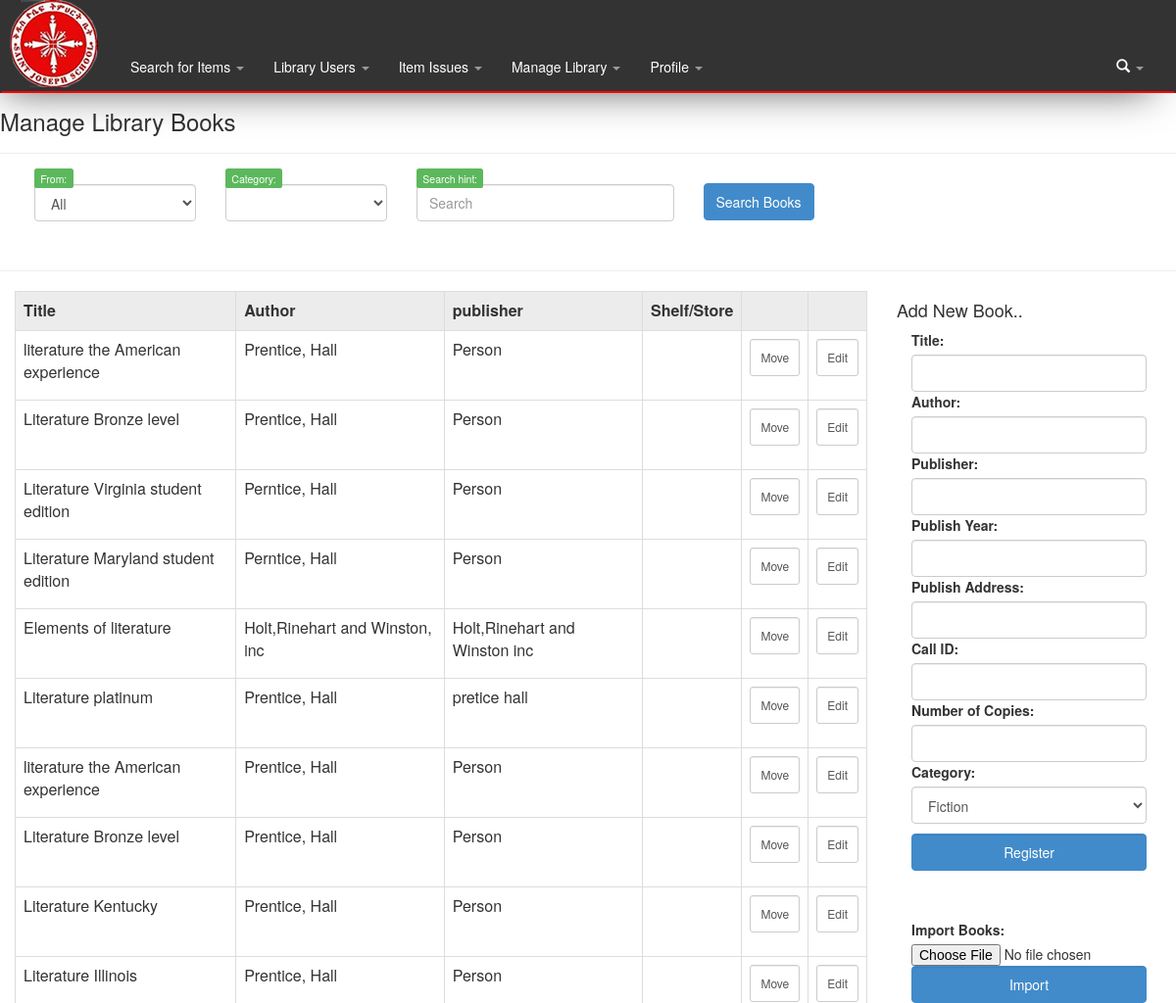
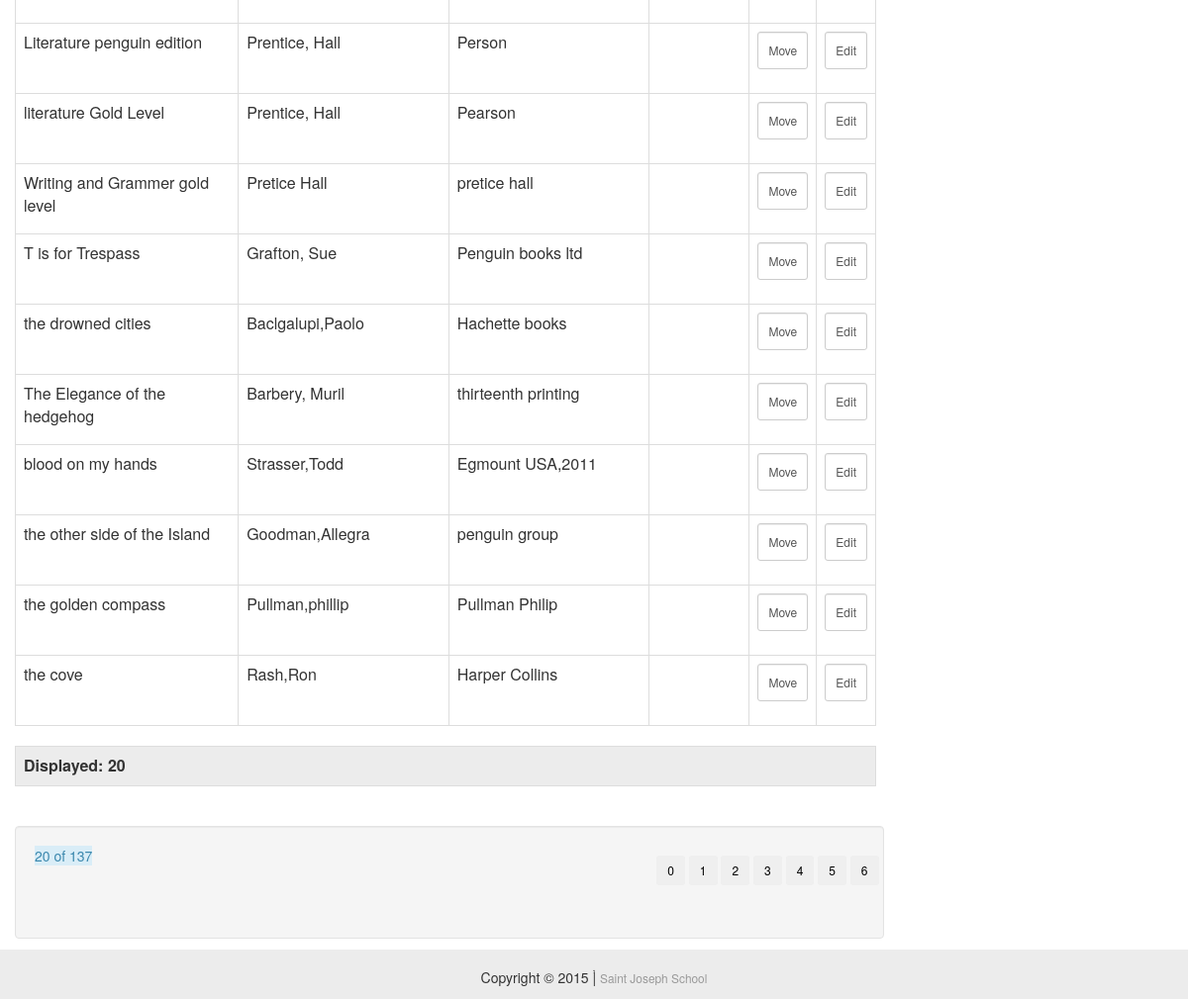
Screenshot of /Librarian.php?page=library_books (signed in) with the database file from the repository (2 pictures, top to bottom).
### tables this page shows
CREATE TABLE IF NOT EXISTS `books` (
`id` int(11) NOT NULL,
  `title` varchar(45) NOT NULL,
  `cat_id` int(11) NOT NULL,
  `author` varchar(45) NOT NULL,
  `publisher` varchar(45) NOT NULL,
  `publish_year` varchar(8) NOT NULL,
  `publish_address` varchar(45) NOT NULL,
  `call_id` varchar(8) NOT NULL,
  `copy_number` int(11) NOT NULL,
  `shelf_or_store` enum('store','shelf') NOT NULL,
  `update_time` datetime NOT NULL DEFAULT CURRENT_TIMESTAMP,
  `Created_Date` timestamp NOT NULL DEFAULT CURRENT_TIMESTAMP
);

### private/LMS.php (called while the page is built, shortened)
<?php
class LMS
{
    public function connect()
    {
        return mysqli_connect_errno();
    }
    public function search_book($hint, $from = "ALL", $cat_id)
    {
        global $conn;
        $sql = "";
        if(isset($hint) and $hint != "")
        {
            $sql .= "SELECT * FROM books WHERE (books.title LIKE '%$hint%' OR books.author LIKE '%$hint%' OR books.publisher LIKE '%$hint%') ";
            if(!isset($from) or $from == "All" or $from == "")
            {
                if(isset($cat_id) and $cat_id <= 1)
                {
                }
                else{
                    $sql .= "AND books.cat_id = $cat_id ";
                }
            }
            else{
                $sql .= "AND books.shelf_or_store = '$from' ";
                if(isset($cat_id) and $cat_id <= 1)
                {
                }
                else{
                    $sql .=  "AND books.cat_id = $cat_id ";
                }
            }
        }
        elseif($hint == "")
        {
            $sql = "SELECT * FROM books ";
        }
        $response = array();
        $result = mysqli_query($conn, $sql);
        if($result)
        {
            while($row = mysqli_fetch_assoc($result))
            {
                $response[] = $row;
            }
        }
        return $response;
    }
    public function get_all_book_categories()
    {
        global $conn;
        $return = array();
        $sql = "SELECT id, name FROM book_catagory ORDER BY id ASC";
        $result = mysqli_query($conn, $sql);
        while($row = mysqli_fetch_assoc($result))
        {
            $return[] = $row;
        }
        return $return;
    }
}
?>

### private/LMS_Engine.php (called while the page is built, shortened)
<?php
require_once 'LMS.php';
$lms = new LMS();
class LMS_Engine{
    public function get_all_book_categories()
    {
        global $lms;
        return $lms->get_all_book_categories();
    }
    public function search_book($hint, $from, $cat_id)
    {
        global $lms;
        return $lms->search_book($hint, $from, $cat_id);
    }
}
?>

### pages/elements/Library_Books_Table_Items.php (the view, shortened to what this page needs)
<tr>
    <td><?php echo $found['title']?></td>
    <td><?php echo $found['author']?></td>
    <td><?php echo $found['publisher']?></td>
    <td><?php echo $found['shelf_or_store']?></td>
    <td>
        <form  class="form-vertical" method="POST"  action="Librarian.php?page=library_books">
            <button  class="form-control btn-small" type="submit" value="<?php echo $found['id']?>" name="move_book">Move</strong> </button>
        </form>
    </td>
    <td>
        <form  class="form-vertical" method="POST"  action="Librarian.php?page=edit_book">
            <button  class="form-control btn-small" type="submit" value="<?php echo $found['id']?>" name="edit_book_field">Edit</strong> </button>
        </form>
    </td>
</tr>

### pages/Library_Book_Items.php (shortened to what this page needs)
<?php
require_once 'private/LMS_Engine.php';
$engine = new LMS_Engine();
$page_num = null;
$from = "All";
$hint = "";
$cat_id = 1;
if(!isset($_GET['page_num']))
{
    $page_num = 0;
}else{
    $page_num = $_GET['page_num'];
    $from = $_GET['from'];
    $hint = $_GET['hint'];
    $cat_id = $_GET['cat_id'];
}
?>
<div class="container" id="main">
    <div  class="row" id="contact">
        <div class="page-header">
            <h3>Manage Library Books </h3>
        </div>
        <div class="col-lg-12" style="margin-left: 5px" >
            <form class="form-horizontal"  method="post" action="Librarian.php?page=library_books">
                <div class="col-md-2 col-lg-2">
                    <label class="label label-success" >From: </label>
                    <select class="form-control" name="from" id="from">
                        <?php
                        echo "<option value=\"$from\">".$from.'</option>';
                        ?>
                    </select>
                </div>
                <div class="col-lg-2">
                    <label class="label label-success">Category: </label>
                    <select class="form-control" name="cat_id" id="cat_id">
                        <?php
                            echo '<option value='.$cat_id.'>'.$engine->get_book_cat_name($cat_id)['name'].'</option>';
                        $vals = $engine->get_all_book_categories();
                        foreach($vals as $values){
                            echo "<option value='{$values['id']}'>{$values['name']}</option>";
                        }
                        ?>
                    </select>
                </div>
                <div class="col-md-3 col-lg-3">
                    <label class="label label-success">Search hint: </label>
                    <input type="text" class="form-control" name="hint" placeholder="Search" value="<?php echo $hint;?>"><br>
                </div>
                <div class="col-md-2 col-lg-2">
                    <input class="btn btn-primary btn-default" name="Search_Items" type="submit" value="Search Books" style="margin-top: 10px">
                </div>
            </form>
        </div>
    </div>
    <div class="row" id="contact">
        <hr>
        <div class="col-sm-9 col-md-9 col-lg-9"  >
            <link href="bootstrap/css/bootstrap.min.css" rel="stylesheet">
            <div class="table table-responsive">
                <table class="table table-bordered">
                    <thead>
                    <tr style="background: #ececec">
                        <th>Title</th>
                        <th>Author</th>
                        <th>publisher</th>
                        <th>Shelf/Store</th>
                        <th></th>
                        <th></th>
                    </tr>
                    </thead class="table table-condensed">
                    <tbody >
                    <?php
                        $founds = $engine->search_book($hint, $from, $cat_id);
                    $founds = array_reverse($founds,null);
                    $total = count($founds);
                    $size = 20;
                    $start = $page_num * $size;
                    $i = 0;
                    $disp = 0;
                    foreach($founds as $found) {
                        if ($start > $i) {
                            $i++;
                            continue;
                        } elseif ($i < $start + 20) {
                                include 'pages/elements/Library_Books_Table_items.php';
                            $disp++;
                                $i++;
                            }else{
                                break;
                            }
                    }
                    ?>
                    </tbody>
                </table>
            </div>
            <div class="table table-responsive">
                <table class="table table-bordered">
                    <thead>
                    <tr style="background: #ececec">
                        <th>Displayed: <?php echo $disp;?></th>
                    </tr>
                </table>
            </div>
        </div>
        <div class="col-lg-3 pull-right">
            <h4>Add New Book.. </h4>
            <form class="form-horizontal"  method="post" action="">
                <div class="col-lg-12">
                    <label> Title: </label>
                    <input class="form-control" name="title" type="text">
                </div>
                <div class="col-lg-12">
                    <label> Author: </label>
                    <input class="form-control" name="author" type="text">
                </div>
                <div class="col-lg-12">
                    <label>Publisher: </label>
                    <input class="form-control" name="publisher" type="text">
                </div>
                <div class="col-lg-12">
                    <label>Publish Year: </label>
                    <input class="form-control" name="publish_year" type="text">
                </div>
                <div class="col-lg-12">
                    <label>Publish Address: </label>
                    <input class="form-control" name="publish_address" type="text">
                </div>
                <div class="col-lg-12">
                    <label> Call ID: </label>
                    <input class="form-control" name="call_id" type="text">
                </div>
                <div class="col-lg-12">
                    <label> Number of Copies: </label>
                    <input class="form-control" name="copy_number" type="text">
                </div>
                <div class="col-lg-12">
                    <label>Category: </label>
                    <select class="form-control"  name="cat_id" id="cat_id">
                        <?php
                        $vals = $engine->get_all_book_categories();
                        foreach($vals as $values){
                            echo "<option value='{$values['id']}'>{$values['name']}</option>";
                        }
                        ?>
                    </select>
                </div>
                <div class="col-lg-12" style="margin-top: 10px">
                    <input class="form-control btn-primary" type="submit" name="add_new_book" value="Register">
                </div>
            </form>
            <div class="col-lg-12" style="margin-top: 50px">
                <form class="form-horizontal" method="post" action="private/Page_Func.php" enctype="multipart/form-data">
                    <label>Import Books: </label>
                    <input name="upload_file" type="file">
                    <input class="form-control btn-primary" type="submit"  name="upload_books" value="Import">
                </form>
            </div>
        </div>
    </div>
    <div class="col-lg-9 well">
        <form action="?page=search_cd_dvd" method="get" id="pagination">
            <span class="alert-info" ><?php echo $i." of ".$total; ?></span>
            <div class="row pull-right">
                <?php
                if($total % 20 > 0)
                {
                    $btns = ($total - ($total % 20))/20 + 1;
                }else{
                    $btns = $total/20;
                }
                for($i = 0; $i < $btns; $i++) {
                    ?>
                    <input class="btn btn-small" name="page_num" type="submit" value="<?php echo $i; ?>"
                           style="margin-top: 10px">
                <?php
                }
                ?>
            </div>
        </form>
        <br><br>
        </div>
</div>

### rows the page displays
books: title "literature the American experience", author "Prentice, Hall", publisher "Person", $found['id'] 864 (drawn)
books: title "Literature Bronze level", author "Prentice, Hall", publisher "Person", $found['id'] 863 (drawn)
books: title "Literature Virginia student edition", author "Perntice, Hall", publisher "Person", $found['id'] 678 (drawn)
books: title "Literature Maryland student edition", author "Perntice, Hall", publisher "Person", $found['id'] 677 (drawn)
books: title "Elements of literature", author "Holt,Rinehart and Winston, inc", publisher "Holt,Rinehart and Winston inc", $found['id'] 676 (drawn)
books: title "Literature platinum", author "Prentice, Hall", publisher "pretice hall", $found['id'] 675 (drawn)
books: title "literature the American experience", author "Prentice, Hall", publisher "Person", $found['id'] 583 (drawn)
books: title "Literature Bronze level", author "Prentice, Hall", publisher "Person", $found['id'] 582 (drawn)
books: title "Literature Kentucky", author "Prentice, Hall", publisher "Person", $found['id'] 581 (drawn)
books: title "Literature Illinois", author "Prentice, Hall", publisher "Person", $found['id'] 580 (drawn)
books: title "Literature penguin edition", author "Prentice, Hall", publisher "Person", $found['id'] 579 (drawn)
books: title "literature Gold Level", author "Prentice, Hall", publisher "Pearson", $found['id'] 578 (drawn)
books: title "Writing and Grammer gold level", author "Pretice Hall", publisher "pretice hall", $found['id'] 492 (drawn)
books: title "T is for Trespass", author "Grafton, Sue", publisher "Penguin books ltd", $found['id'] 407 (drawn)
books: title "the drowned cities", author "Baclgalupi,Paolo", publisher "Hachette books", $found['id'] 406 (drawn)
books: title "The Elegance of the hedgehog", author "Barbery, Muril", publisher "thirteenth printing", $found['id'] 405 (drawn)
books: title "blood on my hands", author "Strasser,Todd", publisher "Egmount USA,2011", $found['id'] 404 (drawn)
books: title "the other side of the Island", author "Goodman,Allegra", publisher "penguin group", $found['id'] 403 (drawn)
books: title "the golden compass", author "Pullman,phillip", publisher "Pullman Philip", $found['id'] 402 (drawn)
books: title "the cove", author "Rash,Ron", publisher "Harper Collins", $found['id'] 401 (drawn)

### other values shown
$disp "20"
$i "20"
$total "137"
form field from "All"
form field cat_id "Fiction"
